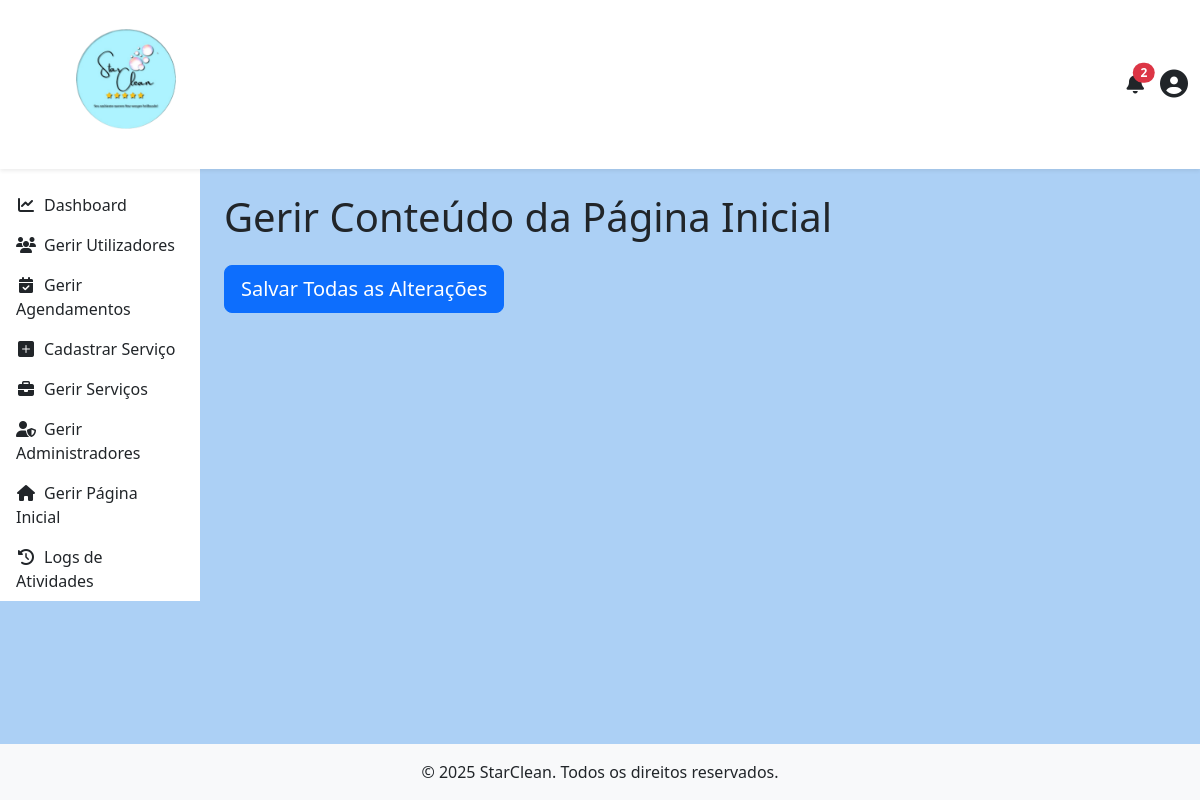
/admin/gerir_pagina_inicial.php (signed in), run on an earlier commit of the app's database.
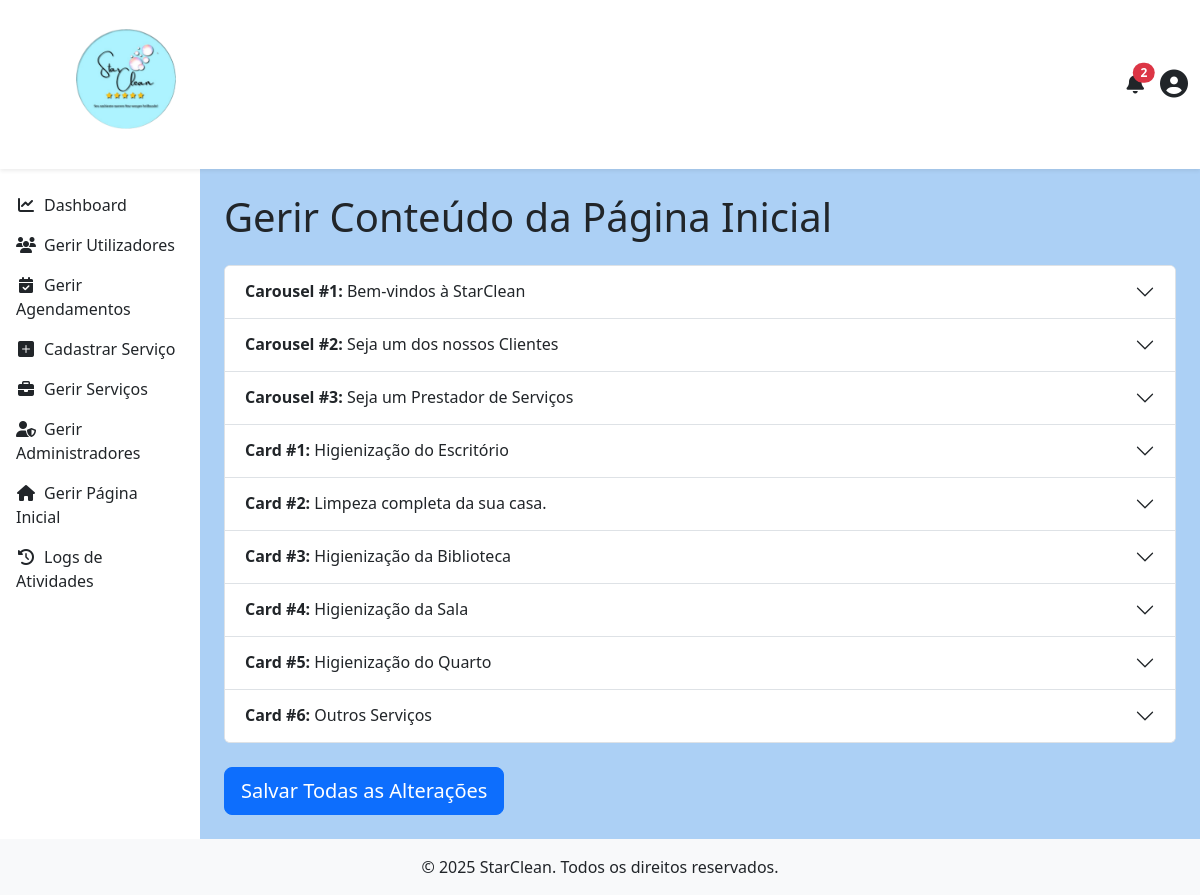
And on a later commit of the database.
### tables this page shows
CREATE TABLE `conteudo_pagina_inicial` (
  `id` int(11) NOT NULL AUTO_INCREMENT,
  `tipo_conteudo` enum('carousel','card') NOT NULL,
  `titulo` varchar(255) NOT NULL,
  `texto` text DEFAULT NULL,
  `imagem_url` varchar(255) DEFAULT NULL,
  `link_url` varchar(255) DEFAULT NULL,
  `texto_botao` varchar(100) DEFAULT NULL,
  `ordem` int(11) NOT NULL DEFAULT 0,
  `ativo` tinyint(1) NOT NULL DEFAULT 1,
  PRIMARY KEY (`id`)
);

### admin/gerir_pagina_inicial.php (the view, shortened to what this page needs)
<?php
$conteudos = [];
try {
    $pdo = obterConexaoPDO();
    $stmt = $pdo->query("SELECT * FROM conteudo_pagina_inicial ORDER BY tipo_conteudo, ordem");
    $conteudos = $stmt->fetchAll(PDO::FETCH_ASSOC);
} catch (PDOException $e) {
    $mensagem_erro = "Erro ao carregar o conteúdo da página.";
}
include '../includes/header.php';
include '../includes/navbar_logged_in.php';
?>
        <?php include '../includes/menu.php'; ?>
<main class="d-flex">
    <?php include '../includes/sidebar.php'; ?>
    <div class="container-fluid p-4">
        <h1 class="mb-4">Gerir Conteúdo da Página Inicial</h1>
        <form action="gerir_pagina_inicial.php" method="post" enctype="multipart/form-data">
            <div class="accordion" id="accordionConteudo">
                <?php foreach ($conteudos as $item): ?>
                    <div class="accordion-item">
                        <h2 class="accordion-header" id="heading-<?= $item['id'] ?>">
                            <button class="accordion-button collapsed" type="button" data-bs-toggle="collapse" data-bs-target="#collapse-<?= $item['id'] ?>" aria-expanded="false" aria-controls="collapse-<?= $item['id'] ?>">
                                <strong><?= ucfirst($item['tipo_conteudo']) ?> #<?= $item['ordem'] ?>:</strong>&nbsp;<?= htmlspecialchars($item['titulo']) ?>
                            </button>
                        </h2>
                    </div>
                <?php endforeach; ?>
            </div>
            <div class="mt-4">
                <button type="submit" class="btn btn-primary btn-lg">Salvar Todas as Alterações</button>
            </div>
        </form>
    </div>
</main>
<?php include '../includes/footer.php'; ?>

### includes/header.php (shortened to what this page needs)
<!DOCTYPE html>
<html lang="pt-br">
<head>
    <link rel="stylesheet" href="https://cdn.jsdelivr.net/npm/bootstrap-icons@1.5.0/font/bootstrap-icons.css">
    <link href="https://cdn.jsdelivr.net/npm/bootstrap@5.3.0/dist/css/bootstrap.min.css" rel="stylesheet">
    <link rel="stylesheet" href="https://cdnjs.cloudflare.com/ajax/libs/font-awesome/6.5.1/css/all.min.css">
    <link rel="stylesheet" href="<?= BASE_URL ?>/includes/star_clean.css">
    <link rel="stylesheet" href="https://cdn.datatables.net/2.3.4/css/dataTables.dataTables.css" />
    <link rel="stylesheet" href="https://unpkg.com/leaflet@1.9.4/dist/leaflet.css" />
</head>
<body class="d-flex flex-column min-vh-100" style="background-color: #acd0f5ff;">

### includes/navbar_logged_in.php (shortened to what this page needs)
<?php
if (isset($_SESSION['usuario_id'])) {
    $id_usuario = $_SESSION['usuario_id'];
    $tipo_usuario = $_SESSION['usuario_tipo'];
    $pdo = obterConexaoPDO();
    $notifications = [];
    try {
        if ($tipo_usuario === 'prestador') {
            $link_destino = BASE_URL . '/prestador/gerir_agendamentos.php';
            $stmt = $pdo->prepare("SELECT a.data as data, c.nome AS nome_cliente FROM Agendamento a JOIN Cliente c ON a.Cliente_id = c.id WHERE a.Prestador_id = ? AND a.status = 'pendente' AND a.notificacao_prestador_lida = FALSE ORDER BY a.data DESC LIMIT 5");
            $stmt->execute([$id_usuario]);
            $notifications = $stmt->fetchAll(PDO::FETCH_ASSOC);
        } elseif ($tipo_usuario === 'admin') {
            $stmt = $pdo->prepare(
                "SELECT a.data, s.titulo, s.preco, p.nome AS nome_prestador
                 FROM Agendamento a
                 JOIN Servico s ON a.Servico_id = s.id
                 JOIN Prestador p ON a.Prestador_id = p.id
                 WHERE a.status = 'realizado' AND a.notificacao_admin_lida = FALSE ORDER BY a.data DESC LIMIT 5"
            );
            $stmt->execute();
            $notifications = $stmt->fetchAll(PDO::FETCH_ASSOC);
        }
    } catch (PDOException $e) {
        error_log("Erro ao buscar notificações: " . $e->getMessage());
    }
}
?>
<nav class="navbar navbar-expand-lg navbar-light bg-white shadow-sm">
    <div class="container-fluid">
       <ul>
        <a class="navbar-brand" href="<?= BASE_URL ?>/index.php"><b></b>
        <a href="<?= BASE_URL ?>/index.php">
        <img src="<?= BASE_URL ?>/img/LogoBranca.png" alt="StarClean" height="100" width="100" class="d-inline-block align-text-top m-3"></a>
        </ul>
        <div class="d-flex align-items-center">
            <div class="dropdown me-3">
                <a href="#" class="nav-link" id="notificationDropdown" role="button" data-bs-toggle="dropdown" aria-expanded="false">
                    <i class="fas fa-bell fs-5"></i>
                    <?php if (!empty($notifications)): ?>
                        <span class="badge bg-danger rounded-pill position-absolute top-0 start-100 translate-middle">
                            <?= count($notifications) ?>
                        </span>
                    <?php endif; ?>
                </a>
            </div>
            <div class="dropdown">
                <a href="#" class="nav-link" id="userDropdown" role="button" data-bs-toggle="dropdown" aria-expanded="false">
                    <i class="fas fa-user-circle fs-3"></i>
                </a>
            </div>
        </div>
    </div>
</nav>

### includes/sidebar.php
<nav id="sidebar" class="col-md-3 col-lg-2 d-md-block bg-white sidebar collapse">
    <div class="position-sticky pt-3">
        <?php
            include 'menu.php';
        ?>
    </div>
</nav>

### includes/menu.php (shortened to what this page needs)
<?php
$tipo_usuario = $_SESSION['usuario_tipo'] ?? '';
?>
<ul class="nav flex-column mt-2h100">
    <?php if ($tipo_usuario === 'admin'): ?>
        <li class="nav-item">
            <a class="nav-link text-dark" href="<?= BASE_URL ?>/admin/dashboard.php"><i class="fas fa-chart-line fa-fw me-2"></i>Dashboard</a>
        </li>
        <li class="nav-item">
            <a class="nav-link text-dark" href="<?= BASE_URL ?>/admin/gerir_utilizadores.php"><i class="fas fa-users fa-fw me-2"></i>Gerir Utilizadores</a>
        </li>
        <li class="nav-item">
            <a class="nav-link text-dark" href="<?= BASE_URL ?>/admin/gerir_agendamentos.php"><i class="fas fa-calendar-check fa-fw me-2"></i>Gerir Agendamentos</a>
        </li>
        <li class="nav-item">
            <a class="nav-link text-dark" href="<?= BASE_URL ?>/admin/adicionar_servico.php"><i class="fas bi bi-plus-square-fill fa-fw me-2"></i>Cadastrar Serviço</a>
        </li>
        <li class="nav-item">
            <a class="nav-link text-dark" href="<?= BASE_URL ?>/admin/gerir_servicos.php"><i class="fas fa-briefcase fa-fw me-2"></i>Gerir Serviços</a>
        </li>
        <li class="nav-item">
            <a class="nav-link text-dark" href="<?= BASE_URL ?>/admin/gerenciar_adm.php"><i class="fas fa-user-shield fa-fw me-2"></i>Gerir Administradores</a>
        </li>
        <li class="nav-item">
            <a class="nav-link text-dark" href="<?= BASE_URL ?>/admin/gerir_pagina_inicial.php"><i class="fas fa-home fa-fw me-2"></i>Gerir Página Inicial</a>
        </li>
        <li class="nav-item">
            <a class="nav-link text-dark" href="<?= BASE_URL ?>/admin/visualizar_logs.php"><i class="fas fa-history fa-fw me-2"></i>Logs de Atividades</a>
        </li>
    <?php endif; ?>
</ul>

### includes/footer.php (shortened to what this page needs)
<footer class="text-center bg-light py-3 mt-auto">
    <p class="mb-0">&copy; <?= date('Y') ?> StarClean. Todos os direitos reservados.</p>
</footer>
</body>
</html>

What changed in the data, as far as the page shows it:
added conteudo_pagina_inicial: tipo_conteudo "Carousel", ordem "1", titulo "Bem-vindos à StarClean"
added conteudo_pagina_inicial: tipo_conteudo "Carousel", ordem "2", titulo "Seja um dos nossos Clientes"
added conteudo_pagina_inicial: tipo_conteudo "Carousel", ordem "3", titulo "Seja um Prestador de Serviços"
added conteudo_pagina_inicial: tipo_conteudo "Card", ordem "1", titulo "Higienização do Escritório"
added conteudo_pagina_inicial: tipo_conteudo "Card", ordem "2", titulo "Limpeza completa da sua casa."
added conteudo_pagina_inicial: tipo_conteudo "Card", ordem "3", titulo "Higienização da Biblioteca"
added conteudo_pagina_inicial: tipo_conteudo "Card", ordem "4", titulo "Higienização da Sala"
added conteudo_pagina_inicial: tipo_conteudo "Card", ordem "5", titulo "Higienização do Quarto"
added conteudo_pagina_inicial: tipo_conteudo "Card", ordem "6", titulo "Outros Serviços"
